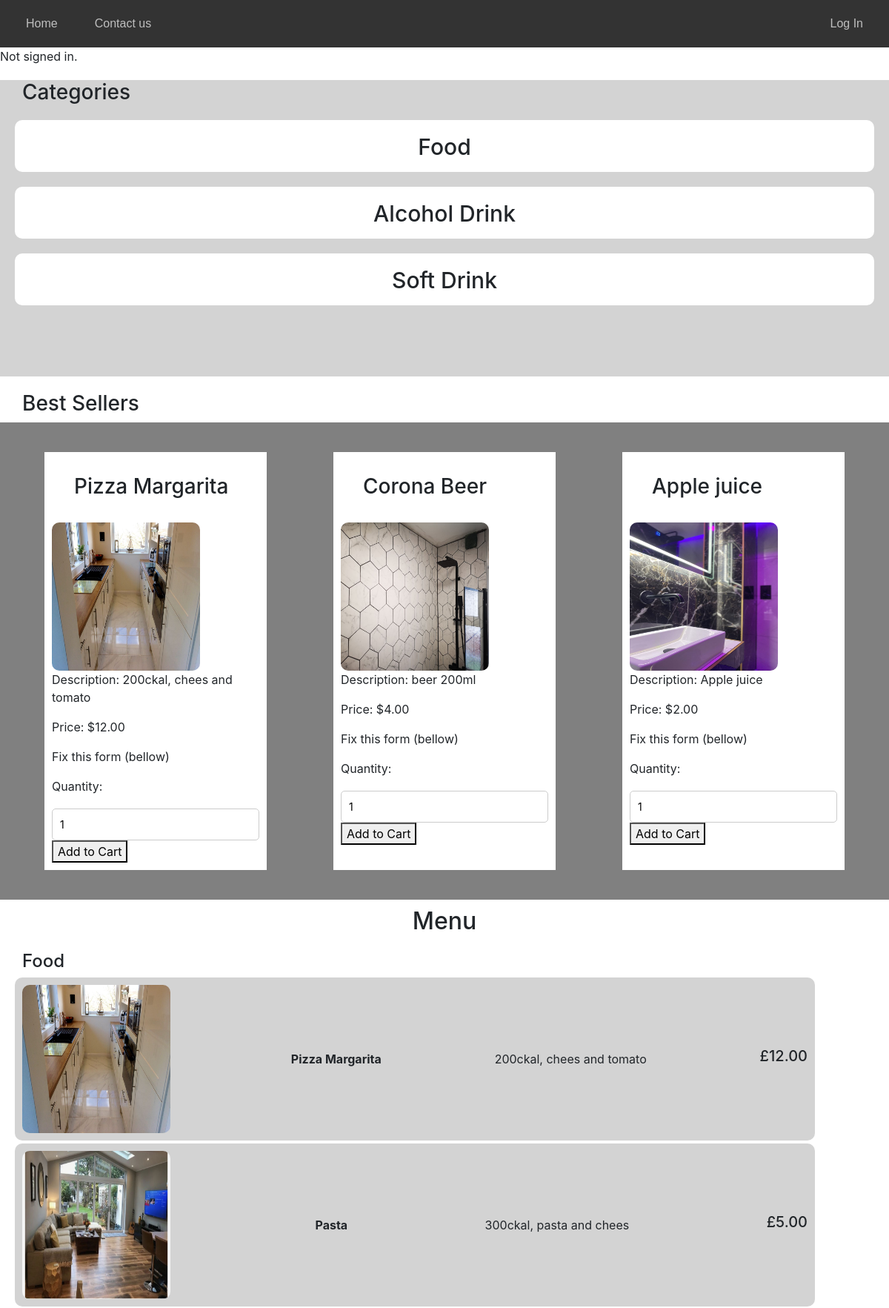
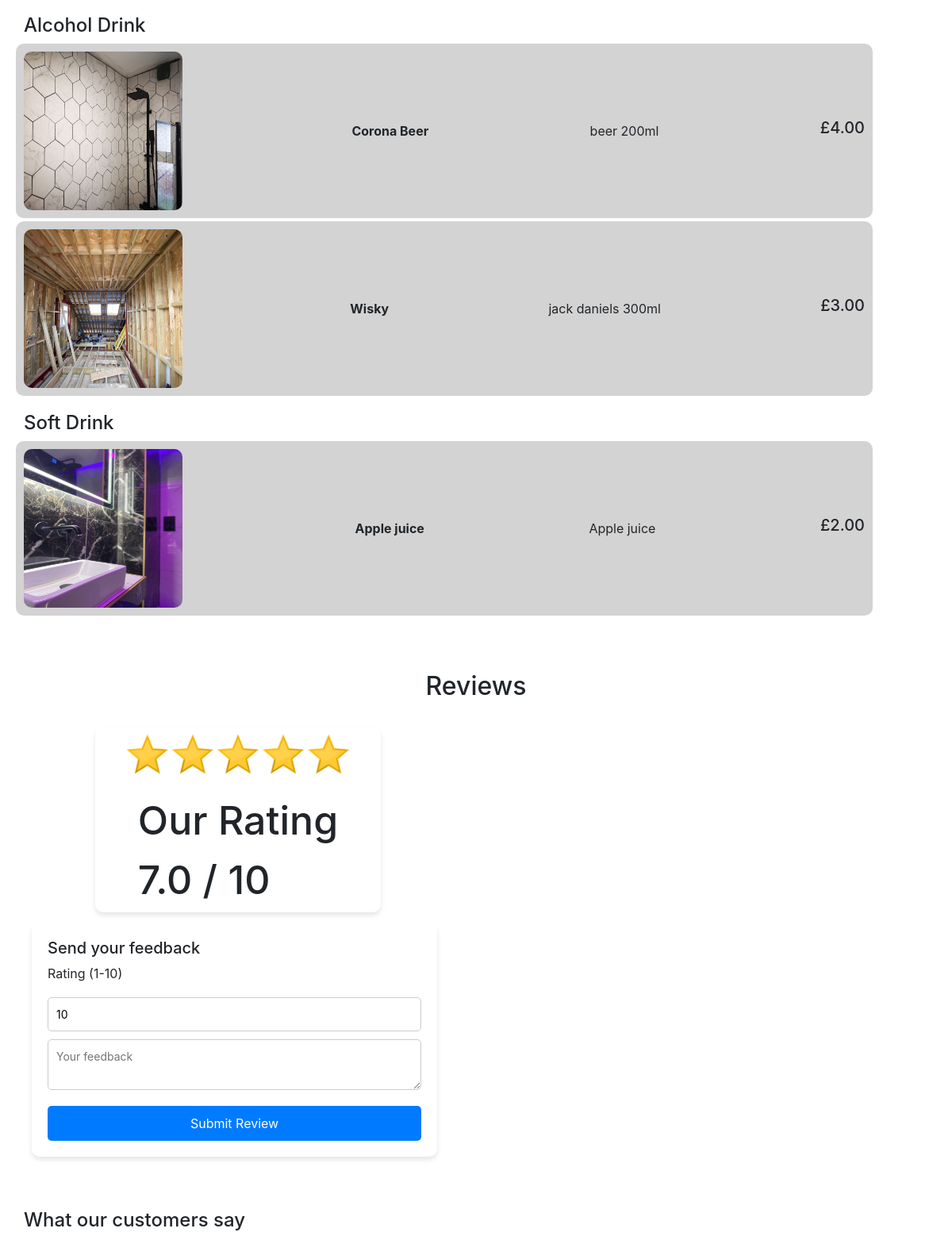
The page / (upper part) on the database its author committed (2 pictures, top to bottom).
### rest_mng/models.py (models this page shows)
class Product(models.Model):
    prod_name = models.CharField(max_length=15)
    prod_desc = models.CharField(max_length=255)
    price = models.DecimalField(max_digits=10, decimal_places=2)
    category = models.CharField(max_length=50, choices=[('Soft Drink', 'Soft Drink'), ('Alcohol Drink', 'Alcohol Drink'), ('Food', 'Food'),('Desert', 'Desert')], default='N/A')
    date = models.DateTimeField(auto_now_add=True)
    in_stock = models.BooleanField(default=True)
    image = models.ImageField(upload_to='images/', blank=True, null=True)
    favorite = models.ManyToManyField(User, blank= True,  related_name="favorite")

### rest_mng/views.py (the view)
# urls.py: path('', views.index, name='index'),
def index(request):
    average_rating = Reviews.objects.aggregate(Avg('rating'))['rating__avg']
    if average_rating is None:
        average_rating = 0
    categories = Product.objects.values_list('category', flat=True).distinct()
    products_by_category = {category: Product.objects.filter(category=category) for category in categories}
    reviews = Reviews.objects.order_by('-date')
    most_sold_items = {}
    for category in categories:
        products_in_category = Product.objects.filter(category=category).annotate(
            total_quantity=Sum('salesitems__quantity')
        ).order_by('-total_quantity')  # Order by highest quantity sold
        if products_in_category.exists():
            most_sold_items[category] = products_in_category.first()
    return render(request, 'rest_mng/index.html',{
            'products_by_category':products_by_category,
            'reviews': reviews,
            'average_rating': round(average_rating, 2),
            'most_sold_items': most_sold_items
        })

### rest_mng/templates/rest_mng/index.html (shortened to what this page needs)
{% extends "rest_mng/layout.html" %}
{% load static %}
{% block body %}
        <div>
            {% if user.is_authenticated %}
                Signed in as <strong>{{ user.username }}</strong>.
            {% else %}
                Not signed in.
            {% endif %}
        </div>
   <div id="categories">  <h3> Categories </h3>
    {% for category in products_by_category %}
       <div class="category" onclick="goTo('{{category}}')"><p style="font-size: 30px; font-weight: 500; ">{{ category }}</p></div>
   {% endfor %}
   </div>
    <h3>Best Sellers</h3>
   <div id="best_sellers">
        {% for category, product in most_sold_items.items %}
        <div class="best-seller-item">
            <h3>{{ product.prod_name }}</h3><br>
            <img src="{{ product.image.url }}" alt="{{ product.prod_name }}" class="prod_img">
            <p>Description: {{ product.prod_desc }}</p>
            <p>Price: ${{ product.price }}</p>
            <p>Fix this form (bellow)</p>
            <label for="quantity_{{ product.id }}">Quantity:</label><br>
                <input type="number"  value="1">
                <button onclick="addToCart({{ product.id }}, '{{ product.prod_name }}', {{ product.price }})">Add to Cart</button>
        </div>
         {% endfor %}
   </div>
<h2>Menu</h2>
{% for category, products in products_by_category.items %}
    <h4 id="{{category}}">{{ category }}</h4>
    <div class="category-products">
        {% for product in products %}
        <div class="product">
            <div id="prod_heading">
                {% if product.image %}
                <img src="{{ product.image.url }}" alt="Product Image" class="prod_img">
                {% else %}
                <p>No image available</p>
                {% endif %}
                <strong style="margin-left: 10px;">{{ product.prod_name }}</strong>
                <span> {{ product.prod_desc }}</span>
                <h5>£{{ product.price }}</h5>
            </div>
        </div>
        {% endfor %}
    </div>
{% endfor %}
<h2 style="margin-top:70px; margin-bottom:20px;">Reviews</h2>
    <div id="reviews">
        <div id="rating_score">
            <div style="width:60%; height: 90%; border-radius: 10px;     box-shadow: 0 4px 6px rgba(0, 0, 0, 0.1);
; display:flex;flex-direction:column; align-items:center;justify-content:center;">
                <img src="images/images/rating_icon.webp" style="width:80%; height:auto">
                <p style="font-size:50px; font-weight:500">Our Rating <br> {{ average_rating }} / 10</p>
            </div>
        </div>
        <div id="feedback">
            <form id="review-form" method="post" action="{% url 'add_review' %}">
            <h5>Send your feedback</h5>
            <label for="rating">Rating (1-10)</label>
            <input type="number" id="rating" name="rating" min="1" max="10" value="10" required>
            <textarea name="comment" placeholder="Your feedback"></textarea>
            <button type="submit" class="btn-submit">Submit Review</button>
            </form>
        </div>
    </div>
    <h4 style="margin-top: 50px;"> What our customers say</h4>
{% endblock %}

### rest_mng/static/rest_mng/styles.css (style rules this page uses)
body, ul, li, a, input { margin: 0; padding: 0; box-sizing: border-box; }
h2 { text-align:center; margin-top: 10px; }
h3, h4 { margin-top: 20px; margin-left:30px; }
#best_sellers { width: 100%; height: auto; background-color: grey; display: flex; flex-direction: row; justify-content:space-between; padding: 40px 60px; }
.best-seller-item { background-color:white; padding:10px; width: 300px; }
#categories { width: 100%; height: 400px; background-color: lightgrey; }
.product { margin:4px; width: 90%; height: auto; margin-left:20px; padding: 10px; background-color: lightgrey; border-radius: 10px; }
.category { background-color:white; margin:20px; height: 70px; display: flex; justify-content:center; align-items:center; border-radius: 10px; padding-top:20px; }
.prod_img { width: 200px; height:200px; border-radius: 10px; }
#prod_heading { display: flex; justify-content: space-between; align-items: center; }
#review-form { background-color: #ffffff; padding: 20px; border-radius: 10px; box-shadow: 0 4px 6px rgba(0, 0, 0, 0.1); margin-left: 40px; width: 80%; }
#reviews { display:flex; flex-direction: row; flex-wrap: wrap; }
#rating_score { display:flex; align-items:center; justify-content:center; width:50%; }
input[type="number"], textarea { width: 100%; padding: 10px; border: 1px solid #ccc; border-radius: 5px; font-size: 14px; box-sizing: border-box; outline: none; transition: border-color 0.3s; margin-top:10px; }
.btn-submit { background-color: #007BFF; color: #ffffff; border: none; padding: 10px 15px; border-radius: 5px; font-size: 16px; cursor: pointer; width: 100%; transition: background-color 0.3s; margin-top: 20px; }

### rows shown on the page
Product: prod_name "Pizza Margarita", image (picture), prod_desc "200ckal, chees and tomato", price "12.00"
Product: prod_name "Corona Beer", image (picture), prod_desc "beer 200ml", price "4.00"
Product: prod_name "Apple juice", image (picture), prod_desc "Apple juice", price "2.00"
Product: image (picture), prod_name "Pasta", prod_desc "300ckal, pasta and chees", price "5.00"
Product: image (picture), prod_name "Wisky", prod_desc "jack daniels 300ml", price "3.00"

### other values the page prints
{{ category }} "Food" "Alcohol Drink" "Soft Drink"
{{ average_rating }} "7.0"
